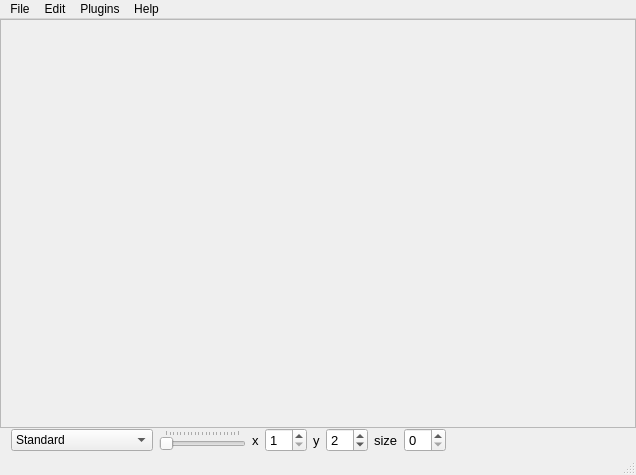
<?xml version="1.0" encoding="UTF-8"?>
<ui version="4.0">
 <class>MLDemosClass</class>
 <widget class="QMainWindow" name="MLDemosClass">
  <property name="geometry">
   <rect>
    <x>0</x>
    <y>0</y>
    <width>636</width>
    <height>475</height>
   </rect>
  </property>
  <property name="sizePolicy">
   <sizepolicy hsizetype="Preferred" vsizetype="Preferred">
    <horstretch>0</horstretch>
    <verstretch>0</verstretch>
   </sizepolicy>
  </property>
  <property name="windowTitle">
   <string>MLDemos</string>
  </property>
  <property name="toolButtonStyle">
   <enum>Qt::ToolButtonIconOnly</enum>
  </property>
  <property name="documentMode">
   <bool>false</bool>
  </property>
  <widget class="QWidget" name="centralWidget">
   <property name="sizePolicy">
    <sizepolicy hsizetype="Preferred" vsizetype="Preferred">
     <horstretch>0</horstretch>
     <verstretch>0</verstretch>
    </sizepolicy>
   </property>
   <layout class="QVBoxLayout" name="verticalLayout" stretch="2,0">
    <property name="spacing">
     <number>0</number>
    </property>
    <property name="margin">
     <number>0</number>
    </property>
    <item>
     <widget class="QScrollArea" name="canvasArea">
      <property name="sizePolicy">
       <sizepolicy hsizetype="Preferred" vsizetype="Preferred">
        <horstretch>0</horstretch>
        <verstretch>0</verstretch>
       </sizepolicy>
      </property>
      <property name="widgetResizable">
       <bool>true</bool>
      </property>
      <widget class="QWidget" name="canvasWidget">
       <property name="geometry">
        <rect>
         <x>0</x>
         <y>0</y>
         <width>634</width>
         <height>399</height>
        </rect>
       </property>
       <property name="sizePolicy">
        <sizepolicy hsizetype="Preferred" vsizetype="Preferred">
         <horstretch>0</horstretch>
         <verstretch>0</verstretch>
        </sizepolicy>
       </property>
       <layout class="QVBoxLayout" name="verticalLayout_2"/>
      </widget>
     </widget>
    </item>
    <item>
     <widget class="QWidget" name="canvasControlsWidget" native="true">
      <layout class="QHBoxLayout" name="horizontalLayout" stretch="0,1,1,2">
       <property name="topMargin">
        <number>0</number>
       </property>
       <property name="bottomMargin">
        <number>0</number>
       </property>
       <item>
        <widget class="QComboBox" name="canvasTypeCombo">
         <item>
          <property name="text">
           <string>Standard</string>
          </property>
         </item>
         <item>
          <property name="text">
           <string>Scatterplots</string>
          </property>
         </item>
         <item>
          <property name="text">
           <string>Parallel Coordinates</string>
          </property>
         </item>
         <item>
          <property name="text">
           <string>Radial Graph</string>
          </property>
         </item>
         <item>
          <property name="text">
           <string>Andrews Plots</string>
          </property>
         </item>
         <item>
          <property name="text">
           <string>Bubble Plots</string>
          </property>
         </item>
        </widget>
       </item>
       <item>
        <widget class="QSlider" name="canvasZoomSlider">
         <property name="enabled">
          <bool>false</bool>
         </property>
         <property name="minimum">
          <number>0</number>
         </property>
         <property name="maximum">
          <number>100</number>
         </property>
         <property name="orientation">
          <enum>Qt::Horizontal</enum>
         </property>
         <property name="invertedAppearance">
          <bool>false</bool>
         </property>
         <property name="tickPosition">
          <enum>QSlider::TicksAbove</enum>
         </property>
         <property name="tickInterval">
          <number>5</number>
         </property>
        </widget>
       </item>
       <item>
        <widget class="QWidget" name="canvasAxesWidget" native="true">
         <layout class="QGridLayout" name="gridLayout" columnstretch="0,1,0,1,0,1">
          <property name="horizontalSpacing">
           <number>-1</number>
          </property>
          <property name="verticalSpacing">
           <number>0</number>
          </property>
          <property name="margin">
           <number>0</number>
          </property>
          <item row="1" column="1">
           <widget class="QSpinBox" name="canvasX1Spin">
            <property name="font">
             <font>
              <pointsize>10</pointsize>
             </font>
            </property>
            <property name="minimum">
             <number>1</number>
            </property>
           </widget>
          </item>
          <item row="1" column="3">
           <widget class="QSpinBox" name="canvasX2Spin">
            <property name="font">
             <font>
              <pointsize>10</pointsize>
             </font>
            </property>
            <property name="minimum">
             <number>1</number>
            </property>
            <property name="value">
             <number>2</number>
            </property>
           </widget>
          </item>
          <item row="1" column="5">
           <widget class="QSpinBox" name="canvasX3Spin">
            <property name="font">
             <font>
              <pointsize>10</pointsize>
             </font>
            </property>
            <property name="minimum">
             <number>0</number>
            </property>
            <property name="value">
             <number>0</number>
            </property>
           </widget>
          </item>
          <item row="1" column="0">
           <widget class="QLabel" name="canvasX1Label">
            <property name="font">
             <font>
              <pointsize>10</pointsize>
             </font>
            </property>
            <property name="text">
             <string>x</string>
            </property>
            <property name="alignment">
             <set>Qt::AlignLeading|Qt::AlignLeft|Qt::AlignVCenter</set>
            </property>
           </widget>
          </item>
          <item row="1" column="2">
           <widget class="QLabel" name="canvasX2Label">
            <property name="font">
             <font>
              <pointsize>10</pointsize>
             </font>
            </property>
            <property name="text">
             <string>y</string>
            </property>
            <property name="alignment">
             <set>Qt::AlignLeading|Qt::AlignLeft|Qt::AlignVCenter</set>
            </property>
           </widget>
          </item>
          <item row="1" column="4">
           <widget class="QLabel" name="canvasX3Label">
            <property name="font">
             <font>
              <pointsize>10</pointsize>
             </font>
            </property>
            <property name="text">
             <string>size</string>
            </property>
            <property name="alignment">
             <set>Qt::AlignLeading|Qt::AlignLeft|Qt::AlignVCenter</set>
            </property>
           </widget>
          </item>
         </layout>
        </widget>
       </item>
       <item>
        <widget class="QLabel" name="status">
         <property name="sizePolicy">
          <sizepolicy hsizetype="Preferred" vsizetype="Minimum">
           <horstretch>0</horstretch>
           <verstretch>0</verstretch>
          </sizepolicy>
         </property>
         <property name="minimumSize">
          <size>
           <width>0</width>
           <height>25</height>
          </size>
         </property>
         <property name="text">
          <string/>
         </property>
        </widget>
       </item>
      </layout>
     </widget>
    </item>
   </layout>
  </widget>
  <widget class="QMenuBar" name="menuBar">
   <property name="geometry">
    <rect>
     <x>0</x>
     <y>0</y>
     <width>636</width>
     <height>22</height>
    </rect>
   </property>
   <widget class="QMenu" name="menuFile">
    <property name="title">
     <string>File</string>
    </property>
    <widget class="QMenu" name="menuExport">
     <property name="title">
      <string>Export</string>
     </property>
     <addaction name="actionExport_SVG"/>
     <addaction name="actionExportOutput"/>
     <addaction name="actionExportAnimation"/>
    </widget>
    <widget class="QMenu" name="menuImport">
     <property name="title">
      <string>Import</string>
     </property>
     <addaction name="actionImportData"/>
     <addaction name="separator"/>
    </widget>
    <addaction name="actionNew"/>
    <addaction name="actionLoad"/>
    <addaction name="actionSave"/>
    <addaction name="actionClose"/>
    <addaction name="separator"/>
    <addaction name="menuImport"/>
    <addaction name="menuExport"/>
    <addaction name="separator"/>
    <addaction name="actionExit"/>
   </widget>
   <widget class="QMenu" name="menuData">
    <property name="title">
     <string>Edit</string>
    </property>
    <widget class="QMenu" name="menuDisplay_Options">
     <property name="title">
      <string>Toolbar Options</string>
     </property>
     <addaction name="actionShow_Toolbar"/>
     <addaction name="actionSmall_Icons"/>
    </widget>
    <addaction name="actionUndo"/>
    <addaction name="actionRedo"/>
    <addaction name="separator"/>
    <addaction name="actionClearModel"/>
    <addaction name="actionClearData"/>
    <addaction name="separator"/>
    <addaction name="menuDisplay_Options"/>
   </widget>
   <widget class="QMenu" name="menuPlugins">
    <property name="enabled">
     <bool>true</bool>
    </property>
    <property name="title">
     <string>Plugins</string>
    </property>
    <widget class="QMenu" name="menuInput_Output">
     <property name="title">
      <string>Input / Output</string>
     </property>
    </widget>
    <addaction name="menuInput_Output"/>
    <addaction name="separator"/>
    <addaction name="actionManage_Plugins"/>
   </widget>
   <widget class="QMenu" name="menuHelp">
    <property name="title">
     <string>Help</string>
    </property>
    <addaction name="actionAbout"/>
   </widget>
   <addaction name="menuFile"/>
   <addaction name="menuData"/>
   <addaction name="menuPlugins"/>
   <addaction name="menuHelp"/>
  </widget>
  <widget class="QStatusBar" name="statusBar"/>
  <action name="actionNew">
   <property name="text">
    <string>New</string>
   </property>
  </action>
  <action name="actionExit">
   <property name="text">
    <string>Exit</string>
   </property>
  </action>
  <action name="actionClearData">
   <property name="text">
    <string>Clear Data</string>
   </property>
  </action>
  <action name="actionSave">
   <property name="text">
    <string>Save</string>
   </property>
  </action>
  <action name="actionLoad">
   <property name="text">
    <string>Load</string>
   </property>
  </action>
  <action name="actionClose">
   <property name="text">
    <string>Close</string>
   </property>
  </action>
  <action name="actionClassifiers">
   <property name="checkable">
    <bool>true</bool>
   </property>
   <property name="text">
    <string>Classification</string>
   </property>
  </action>
  <action name="actionRegression">
   <property name="checkable">
    <bool>true</bool>
   </property>
   <property name="text">
    <string>Regression</string>
   </property>
  </action>
  <action name="actionClustering">
   <property name="checkable">
    <bool>true</bool>
   </property>
   <property name="text">
    <string>Clustering</string>
   </property>
  </action>
  <action name="actionDrawSamples">
   <property name="checkable">
    <bool>true</bool>
   </property>
   <property name="text">
    <string>Draw Samples</string>
   </property>
  </action>
  <action name="actionProjections">
   <property name="checkable">
    <bool>true</bool>
   </property>
   <property name="text">
    <string>Projections</string>
   </property>
  </action>
  <action name="actionUndo">
   <property name="text">
    <string>Undo</string>
   </property>
  </action>
  <action name="actionRedo">
   <property name="text">
    <string>Redo</string>
   </property>
  </action>
  <action name="actionDisplayOptions">
   <property name="checkable">
    <bool>true</bool>
   </property>
   <property name="text">
    <string>Display Options</string>
   </property>
  </action>
  <action name="actionClearModel">
   <property name="text">
    <string>Clear Model</string>
   </property>
  </action>
  <action name="actionAbout">
   <property name="text">
    <string>About</string>
   </property>
  </action>
  <action name="actionExportOutput">
   <property name="enabled">
    <bool>false</bool>
   </property>
   <property name="text">
    <string>Output Data</string>
   </property>
   <property name="statusTip">
    <string>Export algorithm output for current samples</string>
   </property>
  </action>
  <action name="actionExportAnimation">
   <property name="enabled">
    <bool>false</bool>
   </property>
   <property name="text">
    <string>Parameter Animation</string>
   </property>
   <property name="statusTip">
    <string>Export image sequence animating selected parameters</string>
   </property>
  </action>
  <action name="actionManage_Plugins">
   <property name="enabled">
    <bool>false</bool>
   </property>
   <property name="text">
    <string>Manage Plugins</string>
   </property>
  </action>
  <action name="actionAsd">
   <property name="text">
    <string>none</string>
   </property>
  </action>
  <action name="actionShow_Toolbar">
   <property name="checkable">
    <bool>true</bool>
   </property>
   <property name="checked">
    <bool>true</bool>
   </property>
   <property name="text">
    <string>Show Toolbar</string>
   </property>
  </action>
  <action name="actionSmall_Icons">
   <property name="checkable">
    <bool>true</bool>
   </property>
   <property name="checked">
    <bool>true</bool>
   </property>
   <property name="text">
    <string>Small Icons</string>
   </property>
  </action>
  <action name="actionExport_SVG">
   <property name="text">
    <string>Vector Image (SVG)</string>
   </property>
  </action>
  <action name="actionCSV">
   <property name="text">
    <string>Comma Separated Values</string>
   </property>
  </action>
  <action name="actionImportData">
   <property name="text">
    <string>Data (csv, txt)</string>
   </property>
  </action>
 </widget>
 <layoutdefault spacing="6" margin="11"/>
 <resources/>
 <connections/>
</ui>
